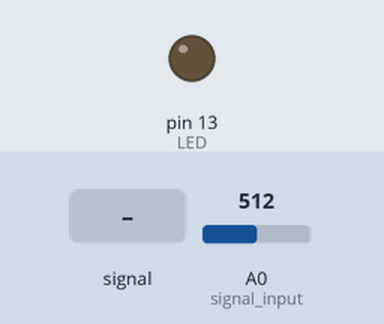
Simulated run of this sketch. Board: Arduino Uno, built with avr-gcc and run on an emulated ATmega328P. Shown: output pins drawn as LEDs (lit = HIGH). The inputs (shaded band) are chosen by the test bench; at power-on: A0 (signal_input) = 512. What the sketch prints to the serial monitor is not drawn.

Above: at 1.2 s.
1.3 s: A0 (signal_input) fed a 2 Hz sine of ±306 counts around its level
At 5.1 s:
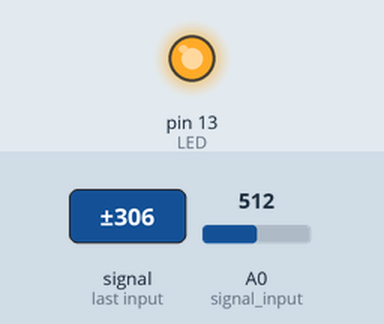
Timing chart, 0 to 15.9 s (numbered marks = the images above; inputs shaded):
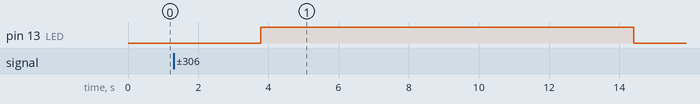

Measured:
- after the input at 1.3 s, pin 13 (LED): LOW → HIGH after 2.5 s, → LOW 10.6 s later

The sketch:

Audio_relay.ino
```cpp
const int signal_input = A0;
const int LED = 13;
int read_count; // counts reads for averaging
int last_read; // compares current read from last read
int total_read;
int total_count = 100; // number of samples wanted, set n-1 off by 1
int read_avg;
int audio_read = analogRead(signal_input);
int sensitivity = 3; // sets the sensitivity of signal at this threshold
int sample_rate = 1; //sample rate in ms e.g. 10 = a reading every 10ms, 100 samples in 1second
//timer delay stuff
uint32_t sample_capture_timer;
uint32_t timer_on;
uint32_t timer_off;
int on_delay = 200; // don't do anything for in milliseconds e.g. wait 2 seconds before turning on
int off_delay = 10000; // when signal drops below threshold wait x amount of time before turnnin off


void setup() {
  pinMode(signal_input, INPUT);
  pinMode(LED, OUTPUT);
  sample_capture_timer = millis();
  Serial.begin(9600);
}

void loop() {
  sample_capture();
  do_something_with_signal();
  Serial.println(timer_off);
}

void do_something_with_signal() {
  if (read_avg > sensitivity) { // do something if you see a signal over threshold
    if(millis() - timer_on > on_delay){ //delay doing something
      digitalWrite(LED, HIGH);
      timer_off = millis(); // reset timer / trigger timer
    }
  }
  else {
    if(millis() - timer_off > off_delay){
      digitalWrite(LED, LOW); //turns relay off
      timer_on = millis(); //resets timer on
    }
  }
}


void sample_capture() {
  int audio_read = analogRead(signal_input);
  if (millis() - sample_capture_timer > sample_rate) { //controls the sample rate based off the timer
      read_count++;
      total_read = total_read + audio_read; // add samples together for averaging
      sample_capture_timer = millis(); //resets sample_capture timer to run this function again
    }
  if (read_count > total_count) { //read_count increases and when it matches total_count, average the samples
    read_avg = total_read / (total_count + 1); // average the samples, +1 due to "off by 1 issue"
    read_count = 0; //reset
    total_read = 0; //reset
  }
}
```
